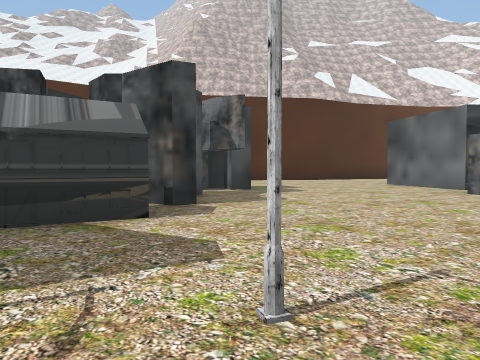
View 1 (above)

20 first-person views from a walk through a Unity game level. The camera is 1.3 m above the floor, tilts 2° down and sees 70° across. The floor is counted in squares, 2.74 m on a side. Each view is taken from the middle of a square. On the plan, view 1 faces up. The plan holds only what a view shows up to about 9 squares ahead; the rest is blank. The place goes on beyond the plan. The player character is not drawn. Some surface patterns are stand-ins.

View 2
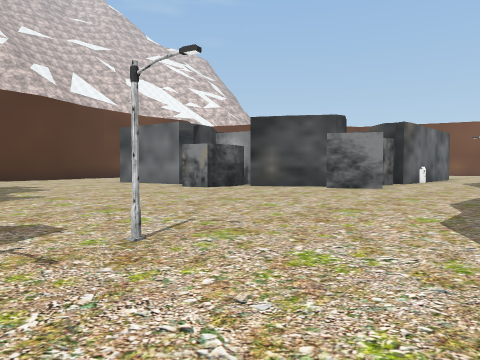

View 3
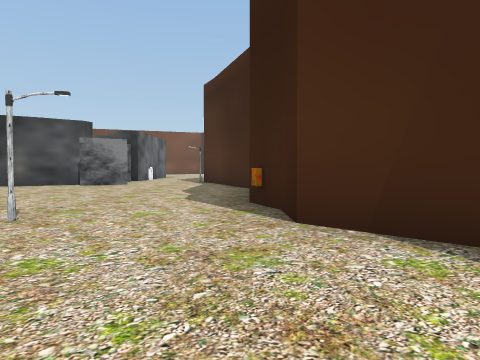

View 4
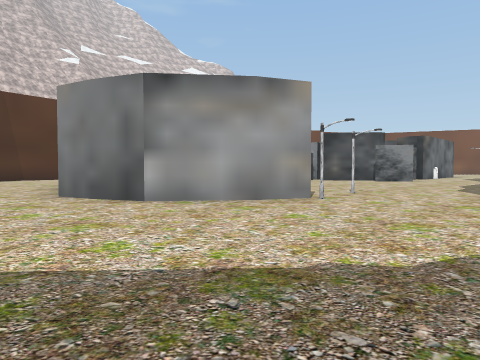

View 5
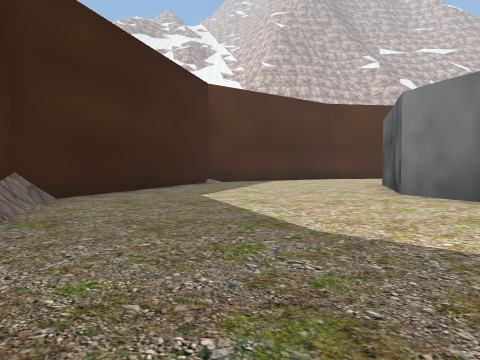

View 6
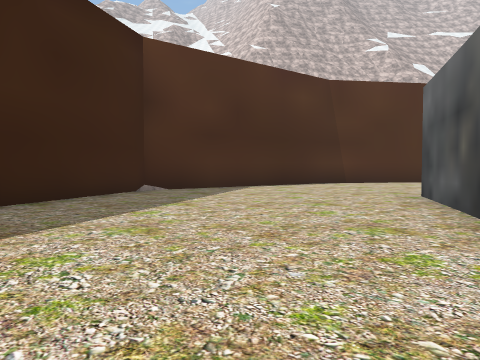

View 7
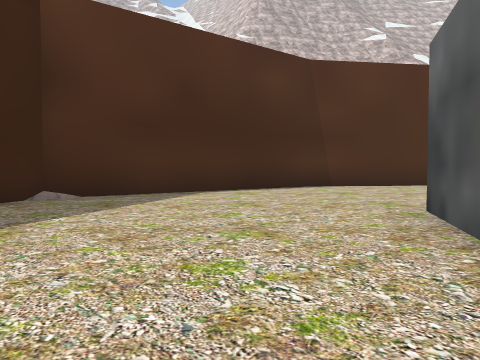

View 8
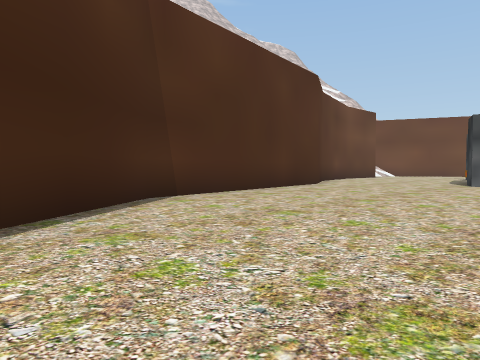

View 9
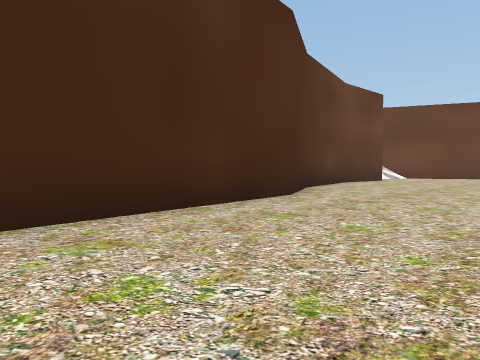

View 10
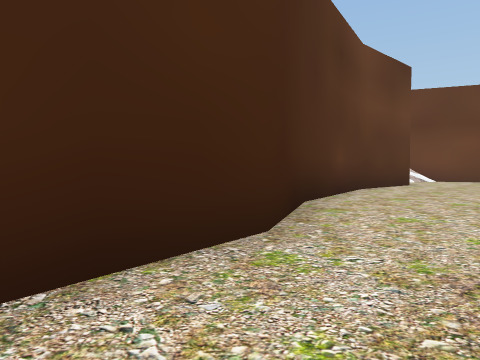

View 11
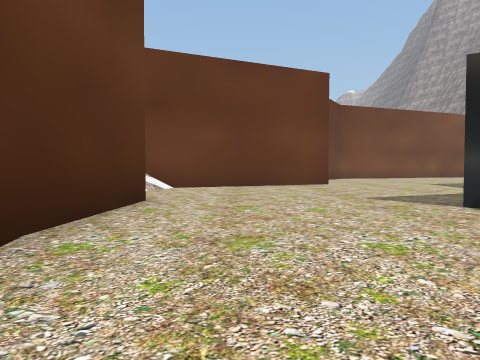

View 12
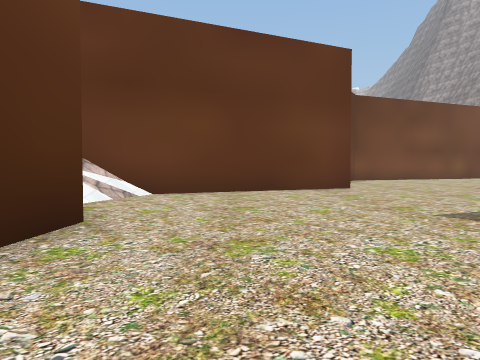

View 13
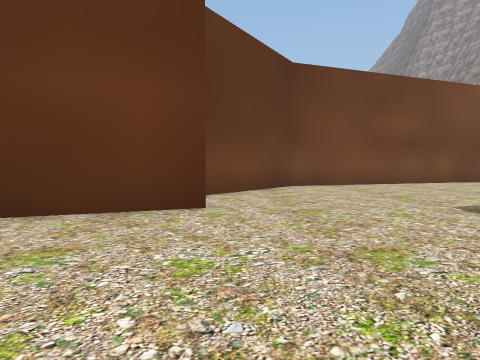

View 14
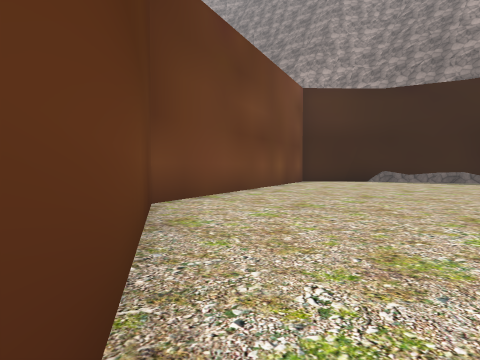

View 15
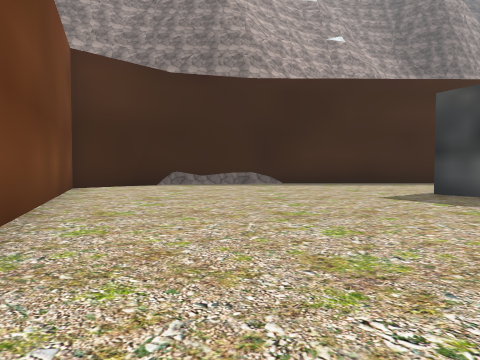

View 16
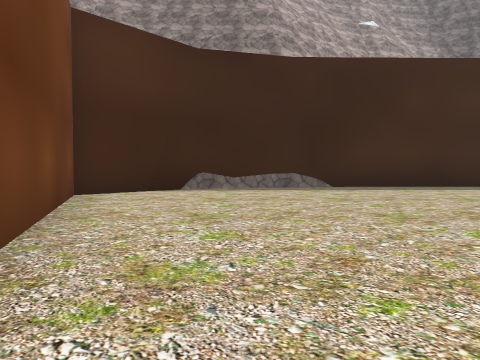

View 17
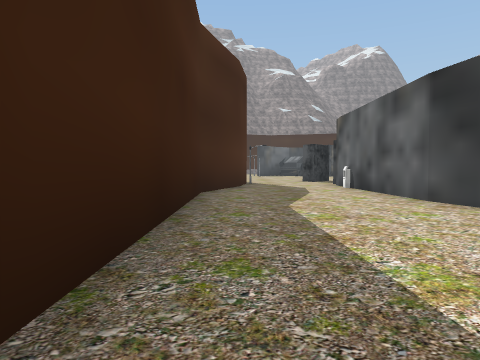

View 18
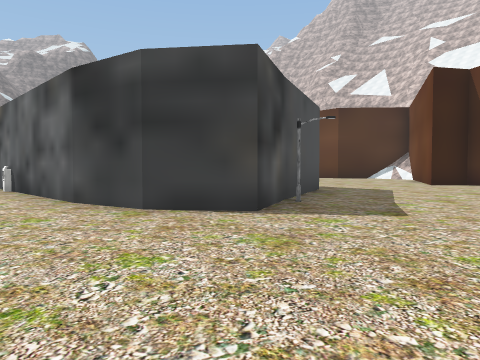

View 19
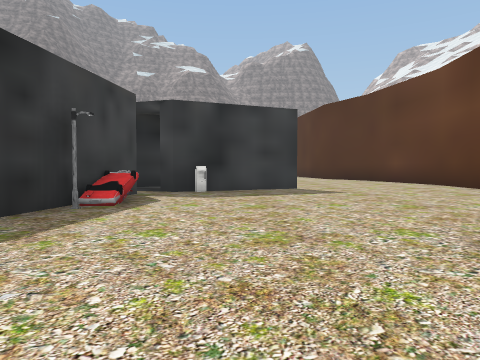

View 20
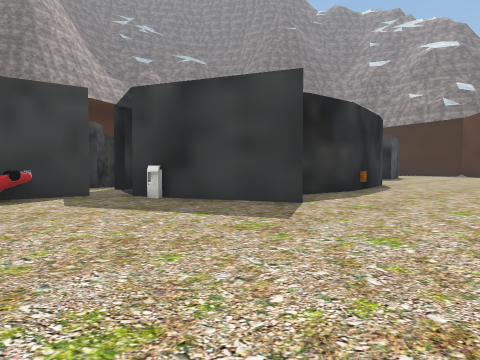

### Floor plan
Points are (right, up) in squares from view 1. A wall is a line through its corners. A room is listed if a view was taken in it or the views show most of it. See-through windows are left out.
Room 1 (views 1, 2, 3, 4, 5, 6, 7, 8, 9, 10, 11, 12, 13, 14, 15, 16, 17, 18, 19, 20)
walls: (5.3, 5.4) (4.4, 5.5) (4.1, 6.3); (6.2, 4.3) (5.7, 5.2); (6.7, 3.6) (6.1, 4.4); (4.8, 7.2) (4.3, 10) (5.2, 10.3) (6.8, 10.6); (6.9, 2.2) (6.2, 3.3); (0.3, 7.6) (-0.2, 7.5) (-0.4, 8.1) (-0.8, 8); (9.9, 2.6) (9.4, 2.7); (9.5, 8.1) (9.9, 7.5); (-0.5, 4.5) (-0.8, 4.3) (-1.2, 4.6); (7.5, 10.6) (8.7, 10.5); (4.8, -1.3) (6, -0.8); (10.1, 0) (12.4, -0.7) (19.7, -0.6); (11.6, 8.1) (14.6, 7.7) (16.5, 3.8) (15.4, 3) (14.1, 2.7); (-1.3, 1) (-2.3, 1.4); (-2.2, 1.3) (-3.5, 2.4) (-3.9, 3.4); (10.1, 11.3) (10.9, 9.5); (-3.9, 3.2) (-4.1, 4.1) (-2.9, 7.8); (14.2, 2.7) (9.8, 2.6); (-1, -2.5) (-0.1, -1.5) (0.9, -1.5) (1.7, -1.1); (5.1, 14.8) (3, 13.7) (-3.2, 12.8) (-8, 9.3) (-10, 2.6) (-9.8, 1.9); (11.1, 15.4) (8.4, 15.5) (5, 14.7); (16.1, 11.3) (13.7, 16.7); (-9.9, 2.8) (-9.7, 1.8); (19.6, -0.6) (22, 0) (23.9, 2) (21, 9.6) (17.3, 12)
low walls: (-9.7, 1.9) (-9.4, 1.5); (19, -0.6) (19.8, -0.5); (21.1, -0.2) (22.3, 0.3)
ways out: gap at (-1, 1)
objects: other object (-2, 3) to (-1, 4); other object (0, 1); machine (1, -1); other object (7, 11); other object (11, 3); other object (11, 9); car (13, 8); other object (16, 5)

Where each view was taken, in squares from view 1:
view 1: 0 up, 0 right, facing up
view 2: 1 down, 1 left, facing up-right
view 3: 1 down, 3 left, facing right
view 4: 2 down, 6 left, facing up-right
view 5: 2 down, 7 left, facing up
view 6: 2 up, 6 left, facing up
view 7: 4 up, 5 left, facing up
view 8: 8 up, 6 left, facing up-right
view 9: 10 up, 2 left, facing up-right
view 10: 12 up, 1 right, facing up-right
view 11: 14 up, 6 right, facing right
view 12: 14 up, 8 right, facing right
view 13: 11 up, 12 right, facing right
view 14: 12 up, 17 right, facing down-right
view 15: 10 up, 20 right, facing down
view 16: 8 up, 21 right, facing down
view 17: 0 up, 19 right, facing left
view 18: 1 up, 19 right, facing up-left
view 19: 10 up, 18 right, facing left
view 20: 14 up, 14 right, facing down-left
